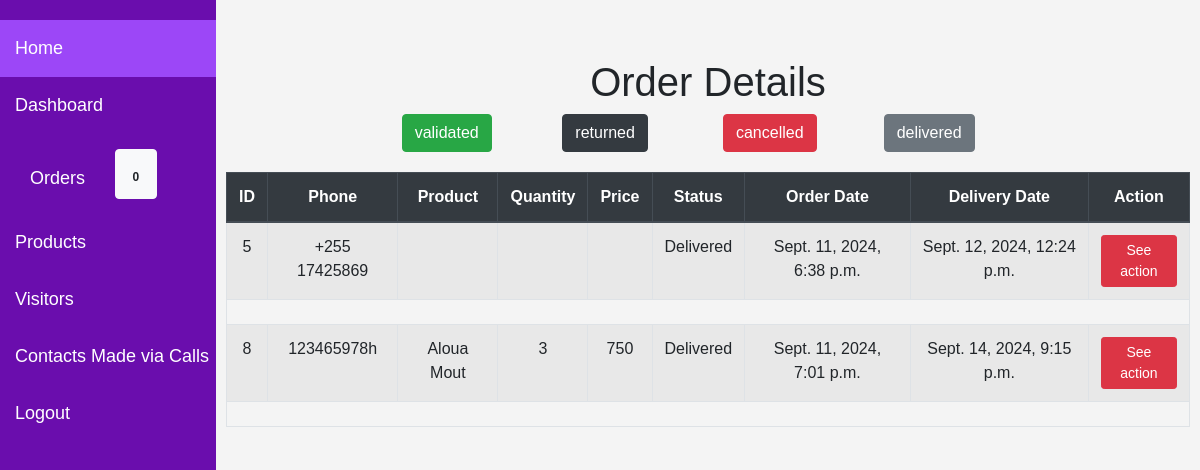
The app's page /order/Delivered_Orders/ (signed in) with its own data.
### orders/models.py (models this page shows, shortened)
class Order(models.Model):
    STATUS_CHOICES = [
        ('cancelled', 'Cancelled'),
        ('validated', 'Validated'),
        ('delivered', 'Delivered'),
        ('returned', 'Returned'),
        ('dending', 'Pending'),
    ]
    status = models.CharField(max_length=20, choices=STATUS_CHOICES, default=STATUS_CHOICES[4][1])
    user = models.ForeignKey(Client, on_delete=models.CASCADE)
    is_cancelled = models.BooleanField(default=False)
    is_delivered = models.BooleanField(default=False)
    is_valid = models.BooleanField(default=False)
    is_returned = models.BooleanField(default=False)
    created_at = models.DateTimeField(auto_now_add=True, null=True)
    delivered_at = models.DateTimeField(auto_now_add=True, null=True)
    products = models.ManyToManyField("product.Product", through='OrderItem')
    class Meta:
        verbose_name = ("Order")
        verbose_name_plural = ("Orders")

class OrderItem(models.Model):
    order = models.ForeignKey(Order, on_delete=models.CASCADE)
    product = models.ForeignKey(Product, on_delete=models.CASCADE)
    quantity = models.IntegerField(default=0)
    subtotal = models.IntegerField(default=0)
    class Meta:
        verbose_name = ("OrderItem")
        verbose_name_plural = ("OrderItems")

### client/models.py (models this page shows, shortened)
class Client(models.Model):
    full_name = models.CharField(max_length=50)
    phone = models.CharField(max_length=50)
    city = models.CharField(max_length=50)
    class Meta:
        verbose_name = ("Client")
        verbose_name_plural = ("Clients")

### product/models.py (models this page shows, shortened)
class Product(models.Model):
    name = models.CharField(max_length=50)
    promotion_price = models.IntegerField(default=1)
    description = models.TextField(default='description !!')
    original_price = models.IntegerField(default=1)
    in_stock = models.BooleanField(default=False)
    quantity = models.IntegerField()
    average_rating = models.IntegerField(default=0)
    total_ratings = models.IntegerField(default=0)
    total_ratings_instences = models.IntegerField(default=0)
    class Meta:
        verbose_name = ("Product")
        verbose_name_plural = ("Products")

### orders/views.py (the view)
# urls.py: path('Delivered_Orders/', views.Delivered_Orders, name='Delivered_Orders'),
@user_passes_test(lambda u: u.is_superuser or u.is_staff, login_url='/login/')
def Delivered_Orders(request):
    orders = M.Order.objects.filter(status='Delivered')
    context = {
        'title':'Orders',
        'orders':orders,
    }
    return render(request,'Rachid/rachid_interface.html', context)

### templates/Rachid/rachid_interface.html (shortened to what this page needs)
{% extends 'core/Rachid_base.html' %}
{% block rachid %}
<div class="container mt-5">
    {% if title == 'Orders' %}
    <h1 class="text-center mt-4">Order Details</h1>
    <div class="row">
        <div class="col-2">
        </div>
        <div class="col-2">
            <a href='{% url "orders:Valid_Orders" %}' class="btn btn-success">validated</a>
        </div>
        <div class="col-2">
            <a href='{% url "orders:Returned_Orders" %}' class="btn btn-dark">returned</a>
        </div>
        <div class="col-2">
            <a href='{% url "orders:Cancelled_Orders" %}' class="btn btn-danger">cancelled</a>
        </div>
        <div class="col-2">
            <a href='{% url "orders:Delivered_Orders" %}' class="btn btn-secondary">delivered</a>
        </div>
        <div class="col-2">
        </div>
    </div>
    <div class="table-container">
        <table class="table table-bordered table-striped">
            <thead class="thead-dark">
                <tr>
                    <th>ID</th>
                    <th>Phone</th>
                    <th>Product</th>
                    <th>Quantity</th>
                    <th>Price</th>
                    <th>Status</th>
                    <th>Order Date</th>
                    <th>Delivery Date</th>
                    <th>Action</th>
                </tr>
            </thead>
            <tbody>
                {% if orders %}
                {% for order in orders %}
                <tr>
                    <td>{{ order.id }}</td>
                    <td>{{ order.user.phone }}</td>
                    <td>{{ order.products.first.name }}</td>
                    <td>{{ order.orderitem_set.first.quantity }}</td>
                    <td>{{ order.orderitem_set.first.subtotal }}</td>
                    <td>{{ order.status }}</td>
                    <td>{{ order.created_at }}</td>
                    <td>{{ order.delivered_at }}</td>
                    <td>
                        <div class='btn btn-sm btn-danger toggle-card-btn' id="toggle-card-btn-{{ order.id }}">See action</div>
                    </td>
                </tr>
                <tr>
                    <td colspan="9">
                    </td>
                </tr>
                {% endfor %}
                {% endif %}
            </tbody>
        </table>
    </div>
    {% endif %}
{% endblock%}

### static/CSS/rachid_style.css (style rules this page uses)
body { margin: 0; font-family: Arial, sans-serif; }
.container, .row { margin: 0; padding: 0; }
.table-container { margin-top: 20px; }
th, td { text-align: center; }

### records on screen
Order: id "5", user.phone "+255 17425869", status "Delivered", created_at "Sept. 11, 2024, 6:38 p.m.", delivered_at "Sept. 12, 2024, 12:24 p.m."
Order: id "8", user.phone "123465978h", products.first.name "Aloua Mout", orderitem_set.first.quantity "3", orderitem_set.first.subtotal "750", status "Delivered", created_at "Sept. 11, 2024, 7:01 p.m.", delivered_at "Sept. 14, 2024, 9:15 p.m."

### other values on screen
{{ pending_orders|yesno:"{pending_orders}, 0" }} "0"
